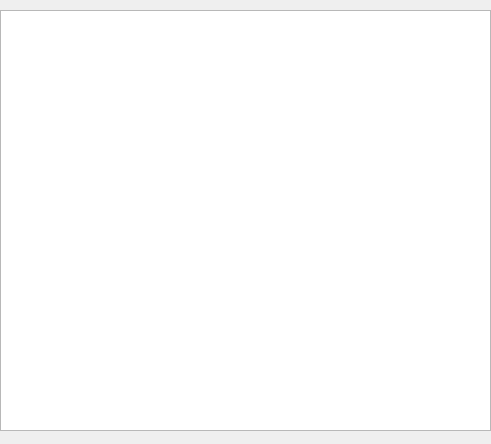
<?xml version="1.0" encoding="UTF-8"?>
<ui version="4.0">
 <class>MainWindow</class>
 <widget class="QMainWindow" name="MainWindow">
  <property name="geometry">
   <rect>
    <x>0</x>
    <y>0</y>
    <width>491</width>
    <height>444</height>
   </rect>
  </property>
  <property name="windowTitle">
   <string>MainWindow</string>
  </property>
  <widget class="QWidget" name="centralwidget">
   <widget class="QTableWidget" name="table">
    <property name="geometry">
     <rect>
      <x>0</x>
      <y>10</y>
      <width>491</width>
      <height>421</height>
     </rect>
    </property>
   </widget>
  </widget>
  <widget class="QMenuBar" name="menubar">
   <property name="geometry">
    <rect>
     <x>0</x>
     <y>0</y>
     <width>491</width>
     <height>21</height>
    </rect>
   </property>
  </widget>
 </widget>
 <resources/>
 <connections/>
</ui>
